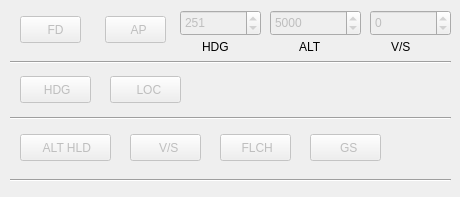
     <widget class="QWidget" name="tab_12">
      <attribute name="title">
       <string>autopilot</string>
      </attribute>
      <widget class="QPushButton" name="FDButton">
       <property name="enabled">
        <bool>false</bool>
       </property>
       <property name="geometry">
        <rect>
         <x>20</x>
         <y>16</y>
         <width>61</width>
         <height>27</height>
        </rect>
       </property>
       <property name="focusPolicy">
        <enum>Qt::NoFocus</enum>
       </property>
       <property name="toolTip">
        <string extracomment="Flight Director">Launch JSBSim standalone app</string>
       </property>
       <property name="text">
        <string>   FD</string>
       </property>
       <property name="icon">
        <iconset resource="icons.qrc">
         <normaloff>:/images/dkgreen.png</normaloff>
         <normalon>:/images/green.png</normalon>:/images/dkgreen.png</iconset>
       </property>
       <property name="checkable">
        <bool>true</bool>
       </property>
      </widget>
      <widget class="QPushButton" name="HDGButton">
       <property name="enabled">
        <bool>false</bool>
       </property>
       <property name="geometry">
        <rect>
         <x>20</x>
         <y>76</y>
         <width>71</width>
         <height>27</height>
        </rect>
       </property>
       <property name="focusPolicy">
        <enum>Qt::NoFocus</enum>
       </property>
       <property name="toolTip">
        <string extracomment="Heading Mode">Launch JSBSim standalone app</string>
       </property>
       <property name="text">
        <string> HDG</string>
       </property>
       <property name="icon">
        <iconset resource="icons.qrc">
         <normaloff>:/images/dkgreen.png</normaloff>
         <normalon>:/images/green.png</normalon>:/images/dkgreen.png</iconset>
       </property>
       <property name="checkable">
        <bool>true</bool>
       </property>
      </widget>
      <widget class="QSpinBox" name="spinBox_2">
       <property name="enabled">
        <bool>false</bool>
       </property>
       <property name="geometry">
        <rect>
         <x>180</x>
         <y>10</y>
         <width>81</width>
         <height>26</height>
        </rect>
       </property>
       <property name="toolTip">
        <string extracomment="Selected Heading (magnetic)"/>
       </property>
       <property name="wrapping">
        <bool>true</bool>
       </property>
       <property name="minimum">
        <number>1</number>
       </property>
       <property name="maximum">
        <number>360</number>
       </property>
       <property name="value">
        <number>251</number>
       </property>
      </widget>
      <widget class="Line" name="line_3">
       <property name="geometry">
        <rect>
         <x>10</x>
         <y>54</y>
         <width>441</width>
         <height>16</height>
        </rect>
       </property>
       <property name="orientation">
        <enum>Qt::Horizontal</enum>
       </property>
      </widget>
      <widget class="QPushButton" name="APButton">
       <property name="enabled">
        <bool>false</bool>
       </property>
       <property name="geometry">
        <rect>
         <x>105</x>
         <y>16</y>
         <width>61</width>
         <height>27</height>
        </rect>
       </property>
       <property name="focusPolicy">
        <enum>Qt::NoFocus</enum>
       </property>
       <property name="toolTip">
        <string>Launch JSBSim standalone app</string>
       </property>
       <property name="text">
        <string>  AP</string>
       </property>
       <property name="icon">
        <iconset resource="icons.qrc">
         <normaloff>:/images/dkgreen.png</normaloff>
         <normalon>:/images/green.png</normalon>:/images/dkgreen.png</iconset>
       </property>
       <property name="checkable">
        <bool>true</bool>
       </property>
      </widget>
      <widget class="Line" name="line_4">
       <property name="geometry">
        <rect>
         <x>10</x>
         <y>110</y>
         <width>441</width>
         <height>16</height>
        </rect>
       </property>
       <property name="orientation">
        <enum>Qt::Horizontal</enum>
       </property>
      </widget>
      <widget class="QPushButton" name="AltHoldButton">
       <property name="enabled">
        <bool>false</bool>
       </property>
       <property name="geometry">
        <rect>
         <x>20</x>
         <y>134</y>
         <width>91</width>
         <height>27</height>
        </rect>
       </property>
       <property name="focusPolicy">
        <enum>Qt::NoFocus</enum>
       </property>
       <property name="toolTip">
        <string extracomment="Hold Present Altitude">Launch JSBSim standalone app</string>
       </property>
       <property name="text">
        <string> ALT HLD</string>
       </property>
       <property name="icon">
        <iconset resource="icons.qrc">
         <normaloff>:/images/dkgreen.png</normaloff>
         <normalon>:/images/green.png</normalon>:/images/dkgreen.png</iconset>
       </property>
       <property name="checkable">
        <bool>true</bool>
       </property>
      </widget>
      <widget class="QSpinBox" name="spinBox_3">
       <property name="enabled">
        <bool>false</bool>
       </property>
       <property name="geometry">
        <rect>
         <x>270</x>
         <y>10</y>
         <width>91</width>
         <height>26</height>
        </rect>
       </property>
       <property name="toolTip">
        <string extracomment="Selected Altitude"/>
       </property>
       <property name="maximum">
        <number>42000</number>
       </property>
       <property name="singleStep">
        <number>100</number>
       </property>
       <property name="value">
        <number>5000</number>
       </property>
      </widget>
      <widget class="Line" name="line_5">
       <property name="geometry">
        <rect>
         <x>10</x>
         <y>172</y>
         <width>441</width>
         <height>16</height>
        </rect>
       </property>
       <property name="orientation">
        <enum>Qt::Horizontal</enum>
       </property>
      </widget>
      <widget class="QPushButton" name="LOCButton">
       <property name="enabled">
        <bool>false</bool>
       </property>
       <property name="geometry">
        <rect>
         <x>110</x>
         <y>76</y>
         <width>71</width>
         <height>27</height>
        </rect>
       </property>
       <property name="focusPolicy">
        <enum>Qt::NoFocus</enum>
       </property>
       <property name="toolTip">
        <string>Launch JSBSim standalone app</string>
       </property>
       <property name="text">
        <string>  LOC</string>
       </property>
       <property name="icon">
        <iconset resource="icons.qrc">
         <normaloff>:/images/dkgreen.png</normaloff>
         <normalon>:/images/green.png</normalon>:/images/dkgreen.png</iconset>
       </property>
       <property name="checkable">
        <bool>true</bool>
       </property>
      </widget>
      <widget class="QPushButton" name="VSButton">
       <property name="enabled">
        <bool>false</bool>
       </property>
       <property name="geometry">
        <rect>
         <x>130</x>
         <y>134</y>
         <width>71</width>
         <height>27</height>
        </rect>
       </property>
       <property name="focusPolicy">
        <enum>Qt::NoFocus</enum>
       </property>
       <property name="toolTip">
        <string>Launch JSBSim standalone app</string>
       </property>
       <property name="text">
        <string>  V/S</string>
       </property>
       <property name="icon">
        <iconset resource="icons.qrc">
         <normaloff>:/images/dkgreen.png</normaloff>
         <normalon>:/images/green.png</normalon>:/images/dkgreen.png</iconset>
       </property>
       <property name="checkable">
        <bool>true</bool>
       </property>
      </widget>
      <widget class="QSpinBox" name="spinBox_4">
       <property name="enabled">
        <bool>false</bool>
       </property>
       <property name="geometry">
        <rect>
         <x>370</x>
         <y>10</y>
         <width>81</width>
         <height>26</height>
        </rect>
       </property>
       <property name="toolTip">
        <string extracomment="Selected Heading (magnetic)"/>
       </property>
       <property name="wrapping">
        <bool>true</bool>
       </property>
       <property name="minimum">
        <number>-4000</number>
       </property>
       <property name="maximum">
        <number>4000</number>
       </property>
       <property name="singleStep">
        <number>100</number>
       </property>
       <property name="value">
        <number>0</number>
       </property>
      </widget>
      <widget class="QLabel" name="label_17">
       <property name="geometry">
        <rect>
         <x>202</x>
         <y>38</y>
         <width>41</width>
         <height>17</height>
        </rect>
       </property>
       <property name="text">
        <string>HDG</string>
       </property>
      </widget>
      <widget class="QLabel" name="label_18">
       <property name="geometry">
        <rect>
         <x>299</x>
         <y>38</y>
         <width>31</width>
         <height>17</height>
        </rect>
       </property>
       <property name="text">
        <string>ALT</string>
       </property>
      </widget>
      <widget class="QLabel" name="label_19">
       <property name="geometry">
        <rect>
         <x>391</x>
         <y>38</y>
         <width>31</width>
         <height>17</height>
        </rect>
       </property>
       <property name="text">
        <string>V/S</string>
       </property>
      </widget>
      <widget class="QPushButton" name="FLCHButton">
       <property name="enabled">
        <bool>false</bool>
       </property>
       <property name="geometry">
        <rect>
         <x>220</x>
         <y>134</y>
         <width>71</width>
         <height>27</height>
        </rect>
       </property>
       <property name="focusPolicy">
        <enum>Qt::NoFocus</enum>
       </property>
       <property name="toolTip">
        <string>Launch JSBSim standalone app</string>
       </property>
       <property name="text">
        <string> FLCH</string>
       </property>
       <property name="icon">
        <iconset resource="icons.qrc">
         <normaloff>:/images/dkgreen.png</normaloff>
         <normalon>:/images/green.png</normalon>:/images/dkgreen.png</iconset>
       </property>
       <property name="checkable">
        <bool>true</bool>
       </property>
      </widget>
      <widget class="QPushButton" name="GSButton">
       <property name="enabled">
        <bool>false</bool>
       </property>
       <property name="geometry">
        <rect>
         <x>310</x>
         <y>134</y>
         <width>71</width>
         <height>27</height>
        </rect>
       </property>
       <property name="focusPolicy">
        <enum>Qt::NoFocus</enum>
       </property>
       <property name="toolTip">
        <string>Launch JSBSim standalone app</string>
       </property>
       <property name="text">
        <string>  GS</string>
       </property>
       <property name="icon">
        <iconset resource="icons.qrc">
         <normaloff>:/images/dkgreen.png</normaloff>
         <normalon>:/images/green.png</normalon>:/images/dkgreen.png</iconset>
       </property>
       <property name="checkable">
        <bool>true</bool>
       </property>
      </widget>
     </widget>
